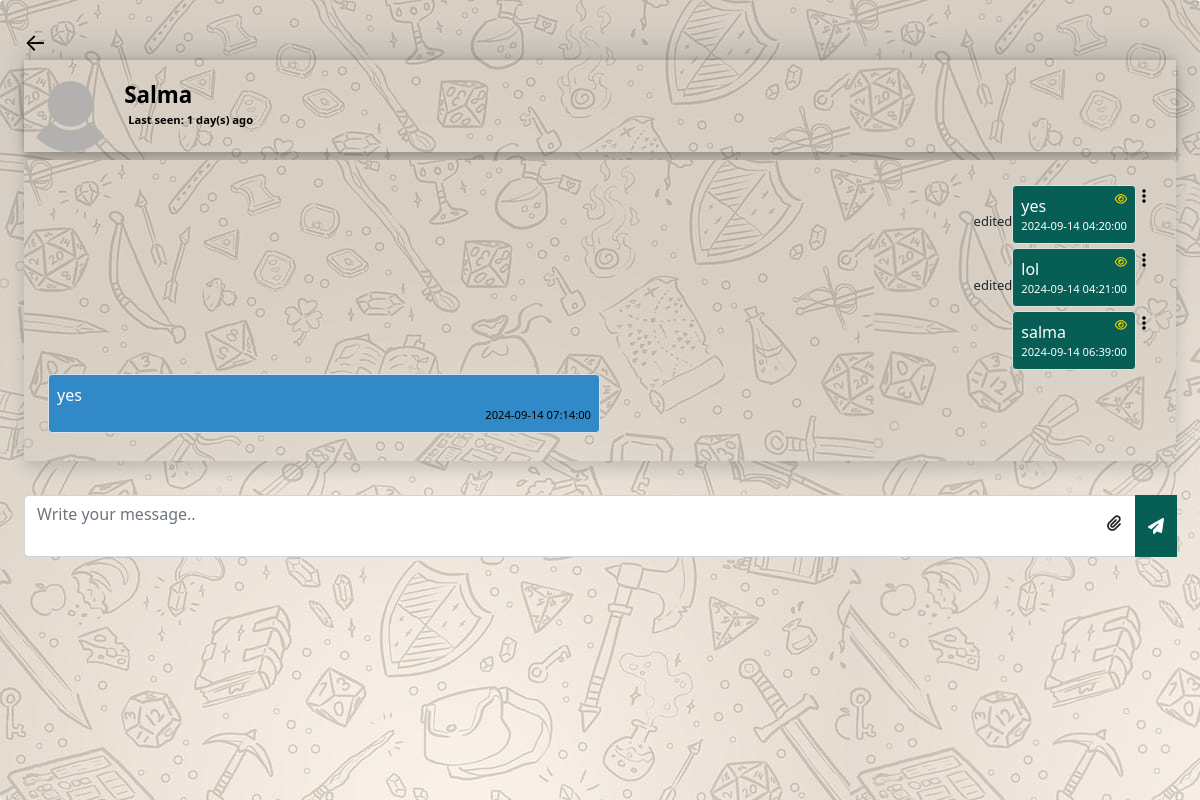
The page /chat.php?user=22 (signed in) on the database its author committed.
### tables this page shows
CREATE TABLE `user` (
  `user_id` int(11) NOT NULL,
  `first_name` varchar(250) NOT NULL,
  `last_name` varchar(250) NOT NULL,
  `password` varchar(250) NOT NULL,
  `email` varchar(250) NOT NULL,
  `phone_number` varchar(11) NOT NULL,
  `plan_id` int(11) NOT NULL,
  `role_id` int(11) NOT NULL,
  `image` longtext NOT NULL,
  `last_seen` datetime NOT NULL DEFAULT current_timestamp(),
  `join_date` date NOT NULL DEFAULT current_timestamp(),
  `user_hidden` tinyint(4) NOT NULL DEFAULT 0
);

CREATE TABLE `chats` (
  `chat_id` int(11) NOT NULL,
  `from_user` int(11) NOT NULL,
  `to_user` int(11) NOT NULL,
  `message` text NOT NULL,
  `opened` tinyint(4) NOT NULL DEFAULT 0,
  `created_at` datetime NOT NULL DEFAULT current_timestamp(),
  `star` tinyint(4) NOT NULL DEFAULT 0,
  `edited` tinyint(4) NOT NULL DEFAULT 0,
  `file` longtext DEFAULT NULL
);

### app/helpers/user.php (called while the page is built, shortened)
<?php
function getUser($user_id, $connect) {
  $user_id = mysqli_real_escape_string($connect, $user_id);
  $select_user_data = "SELECT * FROM `user` WHERE `user_id` = $user_id";
  $run_select_user_data = mysqli_query($connect, $select_user_data);
  if (mysqli_num_rows($run_select_user_data) === 1) {
    $user = mysqli_fetch_assoc($run_select_user_data);
    return $user;
  }
}

### app/helpers/timeAgo.php (called while the page is built, shortened)
<?php
function last_seen($date_time){
   $timestamp = strtotime($date_time);
   $strTime = array("second", "minute", "hour", "day", "month", "year");
   $length = array("60","60","24","30","12","10");
   $currentTime = time();
   if($currentTime >= $timestamp) {
		$diff     = time()- $timestamp;
		for($i = 0; $diff >= $length[$i] && $i < count($length)-1; $i++) {
		$diff = $diff / $length[$i];
		}
		$diff = round($diff);
		if ($diff < 59 && $strTime[$i] == "second") {
			return 'Active';
		}else {
			return $diff . " " . $strTime[$i] . "(s) ago ";
		}
   }
}

### app/helpers/chat.php (called while the page is built)
<?php
function getChats($id_1, $id_2, $connect){
    $select_chats = "SELECT * FROM chats
            WHERE (from_user = $id_1 AND to_user = $id_2)
            OR    (to_user = $id_1 AND from_user = $id_2)
            ORDER BY chat_id ASC";
    $result = mysqli_query($connect, $select_chats);
    if (mysqli_num_rows($result) > 0) {
        $chats = [];
        while($row = mysqli_fetch_assoc($result)) {
            $chats[] = $row;
        }
        return $chats;
    }
}

### chat.php (the view, shortened to what this page needs)
<?php
include 'connection.php';
  if (isset($_SESSION['user_id'])) {
  	include 'app/helpers/user.php';
  	include 'app/helpers/chat.php';
  	include 'app/helpers/timeAgo.php';
  	$chatWith = getUser($_GET['user'], $connect);
  	$chats = getChats($_SESSION['user_id'], $chatWith['user_id'], $connect);
?>
<!DOCTYPE html>
<html lang="en">
<head>
	<link href="https://cdn.jsdelivr.net/npm/bootstrap@5.0.1/dist/css/bootstrap.min.css" rel="stylesheet">
	<link rel="stylesheet"
	      href="./css/chat.css">
	<link rel="stylesheet" href="https://cdnjs.cloudflare.com/ajax/libs/font-awesome/6.6.0/css/all.min.css" />	<script src="https://ajax.googleapis.com/ajax/libs/jquery/3.7.1/jquery.min.js"></script>
</head>
<body class="d-flex
             justify-content-center
             align-items-center
             vh-100">
    <div class="w-400 shadow p-4 rounded " id="bigdiv">
    	<a href="home.php"
    	   class="fs-4 link-dark">&#8592;</a>
    	   <div class="d-flex align-items-center" id="frstdiv">
    	   	  <img src="./img/profile/<?=$chatWith['image']?>"
    	   	       class="w-15 rounded-circle">
               <h3 class="display-4 fs-sm m-2">
               	  <?=$chatWith['first_name']?> <br>
               	  <div class="d-flex
               	              align-items-center"
               	        title="online">
               	    <?php
                        if (last_seen($chatWith['last_seen']) == "Active") {
               	    ?>
               	        <div class="online"></div>
               	        <small class="d-block p-1">Online</small>
               	  	<?php }else{ ?>
               	         <small class="d-block p-1">
               	         	Last seen:
               	         	<?=last_seen($chatWith['last_seen'])?>
               	         </small>
               	  	<?php } ?>
               	  </div>
               </h3>
    	   </div>
    	   <div class="shadow p-4 rounded
    	               d-flex flex-column
    	               mt-2 chat-box"
    	        id="chatBox">
    	        <?php
                     if (!empty($chats)) {
                     foreach($chats as $chat){
                     	if($chat['from_user'] == $_SESSION['user_id'])
                     	{ ?>
						<?php if(!empty($chat['file'])){?>
						<div style="display: flex; justify-content: end;">
							<?php if($chat['edited'] == 1){ ?>
								<p class="edittxt">edited</p>
							<?php } ?>
							<p class="rtext align-self-end border rounded p-2 mb-1">
								<?=$chat['message']?>
								<?php if($chat ['opened'] == 0){ ?>
									<i class="fa-regular fa-eye-slash" id="eyeicon"></i>
								<?php }else{ ?>
									<i class="fa-regular fa-eye" id="eyeicon"></i>
								<?php }?>
								<small class="d-block">
									<?=$chat['created_at']?>
								</small>
								<a href="./img/chat file/<?= htmlspecialchars($chat['file']) ?>" target="_blank">open file</a>
								<?php
									$currentTime = date('Y-m-d H:i:s');
									$current_num = strtotime($currentTime);
									$created_num = strtotime($chat['created_at']);
								?>
								<div class="dropdown d-inline">
									<button class="fa-solid fa-ellipsis-vertical" type="submit" id="dropdownMenuButton1" data-bs-toggle="dropdown" aria-expanded="false"></button>
									<ul class="dropdown-menu" aria-labelledby="dropdownMenuButton1">
										<?php if(($current_num - $created_num) < (60 * 90)) { ?>
											<li><a class="dropdown-item edit-message" data-id="<?=$chat['chat_id']?>" href="javascript:void()">Edit</a></li>
										<?php } ?>
										<li><a class="dropdown-item delete-message" data-id="<?=$chat['chat_id']?>" href="javascript:void()">Delete</a></li>
									</ul>
								</div>
							</p>
						</div>
						<?php }else{?>
							<div style="display: flex; justify-content: end;">
							<?php if($chat['edited'] == 1){ ?>
								<p class="edittxt">edited</p>
							<?php } ?>
							<p class="rtext align-self-end border rounded p-2 mb-1">
								<?=$chat['message']?>
								<?php if($chat ['opened'] == 0){ ?>
									<i class="fa-regular fa-eye-slash" id="eyeicon"></i>
								<?php }else{ ?>
									<i class="fa-regular fa-eye" id="eyeicon"></i>
								<?php }?>
								<small class="d-block" id="scndtxt">
									<?=$chat['created_at']?>
								</small>
								<div class="dropdown d-inline">
									<button class="fa-solid fa-ellipsis-vertical" type="submit" id="dropdownMenuButton1" data-bs-toggle="dropdown" aria-expanded="false"></button>
								</div>
							</p>
						</div>
						<?php } ?>
                    <?php }else{ ?>
					<p class="ltext border
					         rounded p-2 mb-1">
					    <?=$chat['message']?>
					    <small class="d-block">
					    	<?=$chat['created_at']?>
					    </small>
					</p>
                    <?php }
                     }
    	   	} ?>
    	   </div>
			<div class="txtdiv">
			<form class="input-group mb-3" id="chatForm" enctype="multipart/form-data">
    	   	   <textarea cols="3"
    	   	             id="message"
    	   	             class="form-control" placeholder="Write your message.."></textarea>
    	       <button class="btn btn-primary"
    	   	           id="sendBtn">
    	   	   	  <i class="fa fa-paper-plane"></i>
    	   	   </button>
				  <label for="file"><i class="fa-solid fa-paperclip" id="icon"></i></i></label>
			</form>
			</div>
    </div>
<script src="https://cdn.jsdelivr.net/npm/bootstrap@5.3.3/dist/js/bootstrap.bundle.min.js"></script> </body>
</html>
<?php
    }else{
		header("location:index.php");
		exit;
	}
?>

### css/chat.css (style rules this page uses)
.vh-100 { min-height: 100vh; }
.w-400 { width: 80%; }
a { text-decoration: none; }
.w-15 { width: 15%; }
.fs-sm { font-size: 1.4rem; }
small { color: black; font-size: 0.7rem; text-align: right; }
.chat-box { overflow-y: auto; overflow-x: hidden; max-height: 50vh; background-image: url(../img/desktop-wallpaper-message-background-whatsapp-message-background.jpg); }
.rtext { width: auto; background: #075E54; color: white; max-width: 50%; }
.ltext { width: auto; background: #3289c8; color: #fff; max-width: 50%; }
textarea { resize: none; }
a { color: #34B7F1; }
h3 { color: black; }
#frstdiv { box-shadow: rgba(255, 255, 255, 0) 10px 20px 54px 55px, rgba(0, 0, 0, 0.12) 0px -12px 30px, rgba(0, 0, 0, 0.12) 0px 4px 6px, rgba(0, 0, 0, 0.17) 0px 12px 13px, rgba(0, 0, 0, 0.09) 0px -3px 5px; }
#bigdiv { background-image: url(../img/desktop-wallpaper-message-background-whatsapp-message-background.jpg); height: 100%; width: 100%; }
.link-dark { color: white; }
#icon { margin-left: -6%; position: absolute; margin-top: 20px; }
button#dropdownMenuButton1 { background: none; color: black; border: none; }
.input-group .btn { position: relative; z-index: 2; background-color: #075E54; border-color: #075E54; }
.w-15 { width: 8%; }
.rounded-circle { border-radius: 50% !important; }
img, svg { vertical-align: middle; height: 80%; }
.txtdiv { margin-top: 3%; }
.link-dark { color: black; }
#scndtxt { color: white; }
.edittxt { font-size: 13px; margin-top: 28px; }
#eyeicon { color: gold; font-size: 11px; float: inline-end; }
.fs-sm { font-size: 1.4rem; font-weight: bold; }

### rows shown on the page
user: image (placeholder picture), first_name "Salma", last_seen "1 day(s) ago"
chats: edited "edited", message "yes", opened 1 (drawn), created_at "2024-09-14 04:20:00"
chats: edited "edited", message "lol", opened 1 (drawn), created_at "2024-09-14 04:21:00"
chats: message "salma", opened 1 (drawn), created_at "2024-09-14 06:39:00"
chats: message "yes", created_at "2024-09-14 07:14:00"
